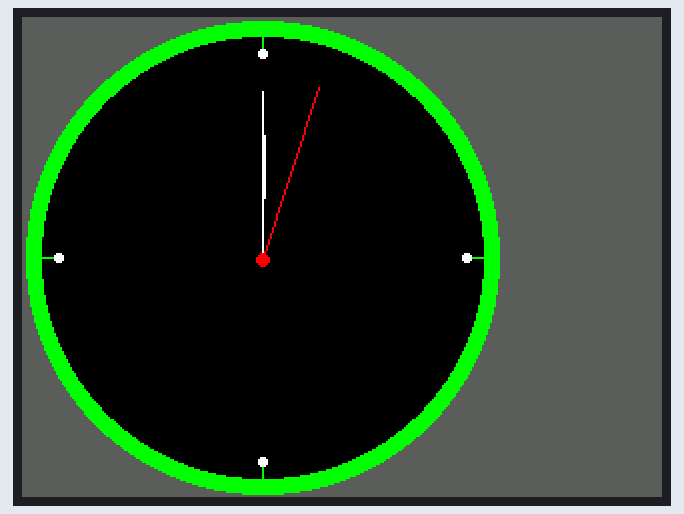
A sketch run on a simulated Arduino Uno, built with avr-gcc and run on an emulated ATmega328P. Shown: 320×240 colour display. What the sketch prints to the serial monitor is not drawn.

Above: at 2.5 s.
At 6.6 s:
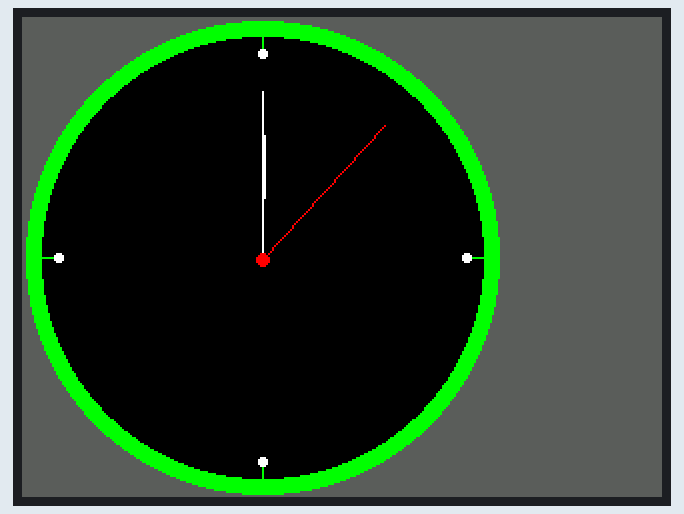
At 11.6 s:
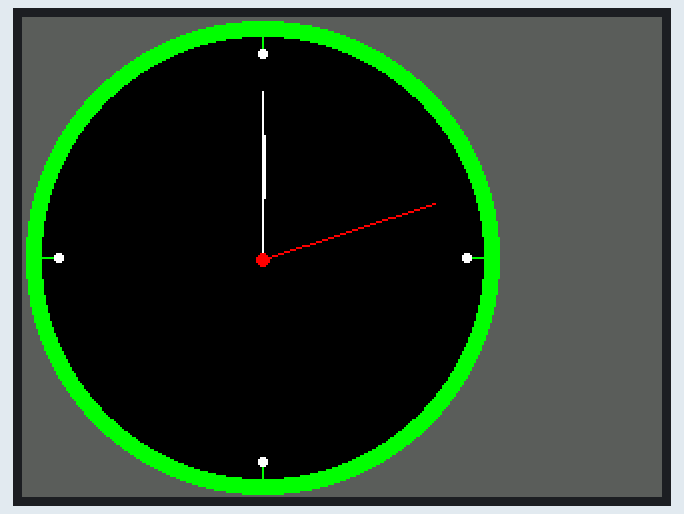
At 20.8 s:
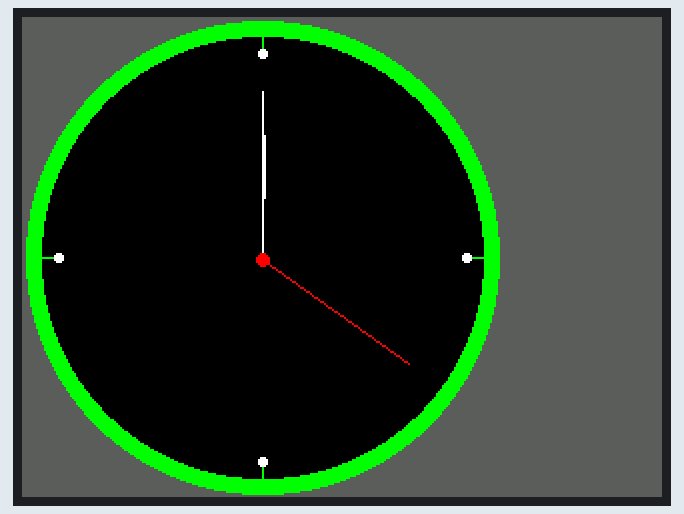
At 29.9 s:
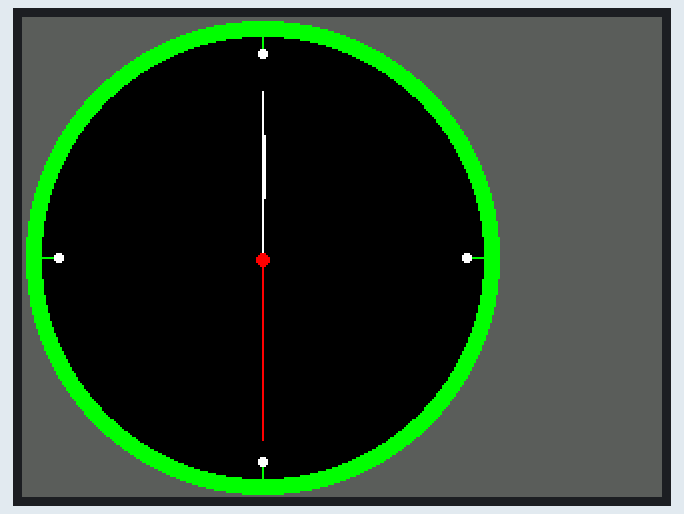
At 39.0 s:
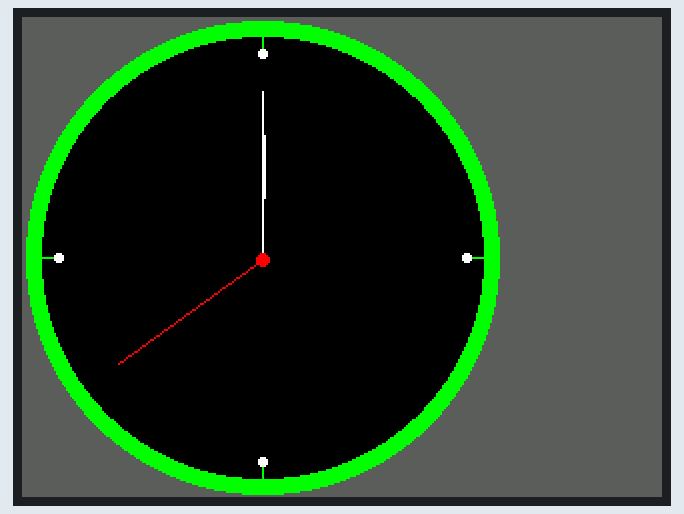

The sketch:

ESP8266_CLOCKFACE.ino
```cpp
/*
  An example analogue clock using a TFT LCD screen to show the time
 use of some of the drawing commands with the modified Adafruit_ILI9341_AS library.
 Based on:
 http://www.instructables.com/id/Arduino-TFT-display-and-font-library/?ALLSTEPS

 This examples uses the hardware SPI only. Non-hardware SPI
 is just too slow (~8 times slower!)

 Gilchrist 6/2/2014 1.0
 Updated by Alan Senior 18/1/2015
 Updated by Roger Schaefer to use NTP June 2015
 */
///////////////////////////////////////////////////////////////////////////////////////////
//       This version uses the Timezone library to set timezone and daylight savings time
//////////////////////////////////////////////////////////////////////////////////////////
//
//Wiring Diagram
//****************************************************
//                                   LCD_PIN
//TFT LCD Pin VCC                 *1
//TFT LCD Pin GND                 *2
//TFT LCD Pin CS  to GPIO_5       *3
//TFT LCD Pin RST to RST          *4
//TFT LCD Pin DC to GPIO_2        *5
//TFT LCD Pin MOSI to GPIO_13     *6
//TFT LCD Pin CLK to GPIO_14      *7
//TFT LCD Pin LED to +3.3 V.      *8
//TFT LCD Pin MISO ( not use )    *9
//****************************************************
// For the Adafruit shield, these are the default.
#include <Arduino.h>
#include <Adafruit_ILI9341.h>
#define TFT_DC 2
#define TFT_CS 5

// Use hardware SPI (on Uno, #13, #12, #11) and the above for CS/DC
Adafruit_ILI9341 tft = Adafruit_ILI9341(TFT_CS, TFT_DC);

#include <SPI.h>
#include <Time.h>              // http://www.arduino.cc/playground/Code/Time
#include <Timezone.h>          // https://github.com/JChristensen/Timezone
//MOD
#include <TimeLib.h>


time_t utc, local;

#define ILI9341_GREY 0x5AEB
#define TIME_HEADER  "T"   // Header tag for serial time sync message
#define TIME_REQUEST  7    // ASCII bell character requests a time sync message

//Adafruit_ILI9341 tft = Adafruit_ILI9341(cs, dc, rst);       // Invoke custom library

float sx = 0, sy = 1, mx = 1, my = 0, hx = -1, hy = 0;    // Saved H, M, S x & y multipliers
float sdeg=0, mdeg=0, hdeg=0;
int osx=120, osy=120, omx=120, omy=120, ohx=120, ohy=120;  // Saved H, M, S x & y coords

uint32_t targetTime = 0;                    // for next 1 second timeout
//uint8_t hh=conv2d(__TIME__), mm=conv2d(__TIME__+3), ss=conv2d(__TIME__+6);  // Get H, M, S from compile time
uint8_t hh, mm, ss = 0;
boolean initial = 1;

void setup() {
 int x0=0, x1=0;  // y0=0, y1=0;
int y0=0, y1=0;
 Serial.begin(9600);
  if(timeStatus()!= timeSet)

     Serial.println("Waiting to sync with NTP");
  else
     Serial.println("NTP has set the system time");
      //mod
  setSyncProvider( requestSync);  //set function to call when sync required
   Serial.println("Waiting for sync message");
  tft.begin();
  tft.setRotation(3);

  //tft.fillScreen(ILI9341_BLACK);
  //tft.fillScreen(ILI9341_RED);
  //tft.fillScreen(ILI9341_GREEN);
  //tft.fillScreen(ILI9341_BLUE);
  //tft.fillScreen(ILI9341_BLACK);
  tft.fillScreen(ILI9341_GREY);
  tft.setTextColor(ILI9341_YELLOW, ILI9341_GREY);  // Adding a background colour erases previous text automatically
  tft.setCursor(10, 60);
  tft.setTextSize(2);
 // tft.print("Waiting to sync with NTP");

  delay (2000);
  tft.fillScreen(ILI9341_GREY);
  DrawClockFace();
  // Draw text at position 120,260 using fonts 4
  // Only font numbers 2,4,6,7 are valid. Font 6 only contains characters [space] 0 1 2 3 4 5 6 7 8 9 : . a p m
  // Font 7 is a 7 segment font and only contains characters [space] 0 1 2 3 4 5 6 7 8 9 : .
 // tft.drawCentreString("Date",255,10,2);
  //tft.drawCentreString("day",255,205,2);
  targetTime = millis() + 1000;

}
//-----------------------------------------------------------End Setup
void loop() {
 // time_t t;
  //if (targetTime < millis()) {
    AdvanceClock(now());
    //if (timeStatus() == timeSet) {
    DisplayDate(now());


//  processSyncMessage();
  //mod
  if (Serial.available()) {
    processSyncMessage();
  }
  if (timeStatus()!= timeNotSet) {
    digitalClockDisplay();
  }
  if (timeStatus() == timeSet) {
    digitalWrite(13, HIGH); // LED on if synced
  } else {
    digitalWrite(13, LOW);  // LED off if needs refresh
  }
  delay(1000);
  }
  void digitalClockDisplay(){
  // digital clock display of the time
  Serial.print(hour());
  printDigits(minute());
  printDigits(second());
  Serial.print(" ");
  Serial.print(day());
  Serial.print(" ");
  Serial.print(month());
  Serial.print(" ");
  Serial.print(year());
  Serial.println();
}
void printDigits(int digits){
  // utility function for digital clock display: prints preceding colon and leading 0
  Serial.print(":");
  if(digits < 10)
    Serial.print('0');
  Serial.print(digits);
}
void processSyncMessage() {
  unsigned long pctime;
  const unsigned long DEFAULT_TIME = 1357041600; // Jan 1 2013

if(Serial.find(TIME_HEADER)) {
//  if(Serial.find(T)) {
     pctime = Serial.parseInt();
     if( pctime >= DEFAULT_TIME) { // check the integer is a valid time (greater than Jan 1 2013)
       setTime(pctime); // Sync Arduino clock to the time received on the serial port
       //setTime(myTZ.toLocal(pctime));
     }
  }
}
time_t requestSync()
{
  Serial.write(TIME_REQUEST);
  return 0; // the time will be sent later in response to serial mesg
}
//--------------------------------------------------------
void DrawClockFace(){

  // Draw clock face
  tft.fillCircle(120, 120, 118, ILI9341_GREEN);
  tft.fillCircle(120, 120, 110, ILI9341_BLACK);

  // Draw 12 lines
  for(int i = 0; i<360; i+= 30) {
   int sx = cos((i-90)*0.0174532925);
   int sy = sin((i-90)*0.0174532925);
   int x0 = sx*114+120;
   int y0 = sy*114+120;
   int x1 = sx*100+120;
   int y1 = sy*100+120;

    tft.drawLine(x0, y0, x1, y1, ILI9341_GREEN);
  }

  // Draw 60 dots
  for(int i = 0; i<360; i+= 6) {
   int sx = cos((i-90)*0.0174532925);
   int sy = sin((i-90)*0.0174532925);
   int x0 = sx*102+120;
   int y0 = sy*102+120;
    // Draw minute markers
    tft.drawPixel(x0, y0, ILI9341_WHITE);

    // Draw main quadrant dots
    if(i==0 || i==180) tft.fillCircle(x0, y0, 2, ILI9341_WHITE);
    if(i==90 || i==270) tft.fillCircle(x0, y0, 2, ILI9341_WHITE);
  }

  tft.fillCircle(120, 121, 3, ILI9341_WHITE);
}
//-----------------------------------------------------------
void AdvanceClock(time_t t){
  hh = hour(t);
  mm = minute(t);
  ss = second(t);
    targetTime = millis()+1000;
    ss++;              // Advance second
    if (ss==60) {
      ss=0;
      mm++;            // Advance minute
      if(mm>59) {
        mm=0;
        hh++;          // Advance hour
        if (hh>23) {
          hh=0;
        }
      }
    }

    // Pre-compute hand degrees, x & y coords for a fast screen update
    sdeg = ss*6;                  // 0-59 -> 0-354
    mdeg = mm*6+sdeg*0.01666667;  // 0-59 -> 0-360 - includes seconds
    hdeg = hh*30+mdeg*0.0833333;  // 0-11 -> 0-360 - includes minutes and seconds
    hx = cos((hdeg-90)*0.0174532925);
    hy = sin((hdeg-90)*0.0174532925);
    mx = cos((mdeg-90)*0.0174532925);
    my = sin((mdeg-90)*0.0174532925);
    sx = cos((sdeg-90)*0.0174532925);
    sy = sin((sdeg-90)*0.0174532925);

    if (ss==0 || initial) {
      initial = 0;
      // Erase hour and minute hand positions every minute
      tft.drawLine(ohx, ohy, 120, 121, ILI9341_BLACK);
      ohx = hx*62+121;
      ohy = hy*62+121;
      tft.drawLine(omx, omy, 120, 121, ILI9341_BLACK);
      omx = mx*84+120;
      omy = my*84+121;
    }

      // Redraw new hand positions, hour and minute hands not erased here to avoid flicker
      tft.drawLine(osx, osy, 120, 121, ILI9341_BLACK);
      osx = sx*90+121;
      osy = sy*90+121;
      tft.drawLine(osx, osy, 120, 121, ILI9341_RED);
      tft.drawLine(ohx, ohy, 120, 121, ILI9341_WHITE);
      tft.drawLine(omx, omy, 120, 121, ILI9341_WHITE);
      tft.drawLine(osx, osy, 120, 121, ILI9341_RED);

    tft.fillCircle(120, 121, 3, ILI9341_RED);
}
//---------------------------------------
void DisplayDate(time_t t){
  String Date;
  char DateStr[40];
  Date = (monthShortStr(month(t)));
  Date = Date + ' ';
  Date = Date + (day(t));
  //Date = Date + ", ";
  //Date = Date + (year(t));
  Date.toCharArray(DateStr,35);
//  tft.drawCentreString(DateStr,255,10,2);
  Date = (dayShortStr(weekday()));
  Date = " " + Date + " ";
  Date.toCharArray(DateStr,35);
  //tft.drawCentreString("         ",255,205,2);
//  tft.drawCentreString(DateStr,255,205,2);
}
//-----------------------------------------------------------End Loop
static uint8_t conv2d(const char* p) {
  uint8_t v = 0;
  if ('0' <= *p && *p <= '9')
    v = *p - '0';
  return 10 * v + *++p - '0';
}
//--------------------------------------------------------
```

Measured:
- what the display in image 0 shows lasts 1.0 s, from 2.5 s to 3.5 s
